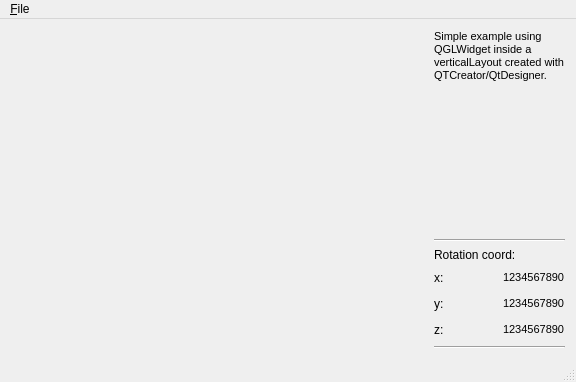
<?xml version="1.0" encoding="UTF-8"?>
<ui version="4.0">
 <class>MainWindowClass</class>
 <widget class="QMainWindow" name="MainWindowClass">
  <property name="geometry">
   <rect>
    <x>0</x>
    <y>0</y>
    <width>576</width>
    <height>382</height>
   </rect>
  </property>
  <property name="windowTitle">
   <string>MainWindow</string>
  </property>
  <property name="dockOptions">
   <set>QMainWindow::AllowTabbedDocks|QMainWindow::AnimatedDocks</set>
  </property>
  <widget class="QWidget" name="centralWidget">
   <layout class="QHBoxLayout" name="horizontalLayout_6">
    <item>
     <layout class="QVBoxLayout" name="verticalLayout_2">
      <property name="spacing">
       <number>0</number>
      </property>
      <property name="sizeConstraint">
       <enum>QLayout::SetNoConstraint</enum>
      </property>
      <item>
       <spacer name="horizontalSpacer_6">
        <property name="orientation">
         <enum>Qt::Horizontal</enum>
        </property>
        <property name="sizeHint" stdset="0">
         <size>
          <width>40</width>
          <height>20</height>
         </size>
        </property>
       </spacer>
      </item>
     </layout>
    </item>
    <item>
     <layout class="QVBoxLayout" name="verticalLayout_3">
      <item>
       <layout class="QHBoxLayout" name="horizontalLayout_2">
        <item>
         <spacer name="horizontalSpacer_4">
          <property name="orientation">
           <enum>Qt::Horizontal</enum>
          </property>
          <property name="sizeType">
           <enum>QSizePolicy::Fixed</enum>
          </property>
          <property name="sizeHint" stdset="0">
           <size>
            <width>10</width>
            <height>20</height>
           </size>
          </property>
         </spacer>
        </item>
        <item>
         <widget class="QLabel" name="label">
          <property name="layoutDirection">
           <enum>Qt::LeftToRight</enum>
          </property>
          <property name="text">
           <string>&lt;!DOCTYPE HTML PUBLIC &quot;-//W3C//DTD HTML 4.0//EN&quot; &quot;http://www.w3.org/TR/REC-html40/strict.dtd&quot;&gt;
&lt;html&gt;&lt;head&gt;&lt;meta name=&quot;qrichtext&quot; content=&quot;1&quot; /&gt;&lt;style type=&quot;text/css&quot;&gt;
p, li { white-space: pre-wrap; }
&lt;/style&gt;&lt;/head&gt;&lt;body style=&quot; font-family:'Sans'; font-size:10pt; font-weight:400; font-style:normal;&quot;&gt;
&lt;p style=&quot; margin-top:0px; margin-bottom:0px; margin-left:0px; margin-right:0px; -qt-block-indent:0; text-indent:0px;&quot;&gt;&lt;span style=&quot; font-size:8pt;&quot;&gt;Simple example using QGLWidget inside a verticalLayout created with QTCreator/QtDesigner.&lt;/span&gt;&lt;/p&gt;&lt;/body&gt;&lt;/html&gt;</string>
          </property>
          <property name="alignment">
           <set>Qt::AlignLeading|Qt::AlignLeft|Qt::AlignTop</set>
          </property>
          <property name="wordWrap">
           <bool>true</bool>
          </property>
         </widget>
        </item>
       </layout>
      </item>
      <item>
       <spacer name="verticalSpacer">
        <property name="orientation">
         <enum>Qt::Vertical</enum>
        </property>
        <property name="sizeType">
         <enum>QSizePolicy::Expanding</enum>
        </property>
        <property name="sizeHint" stdset="0">
         <size>
          <width>20</width>
          <height>88</height>
         </size>
        </property>
       </spacer>
      </item>
      <item>
       <layout class="QHBoxLayout" name="horizontalLayout_5">
        <item>
         <spacer name="horizontalSpacer_5">
          <property name="orientation">
           <enum>Qt::Horizontal</enum>
          </property>
          <property name="sizeType">
           <enum>QSizePolicy::Fixed</enum>
          </property>
          <property name="sizeHint" stdset="0">
           <size>
            <width>10</width>
            <height>20</height>
           </size>
          </property>
         </spacer>
        </item>
        <item>
         <layout class="QVBoxLayout" name="verticalLayout">
          <item>
           <widget class="Line" name="line">
            <property name="orientation">
             <enum>Qt::Horizontal</enum>
            </property>
           </widget>
          </item>
          <item>
           <widget class="QLabel" name="label_2">
            <property name="text">
             <string>Rotation coord:</string>
            </property>
           </widget>
          </item>
          <item>
           <layout class="QHBoxLayout" name="horizontalLayout">
            <item>
             <widget class="QLabel" name="label_3">
              <property name="text">
               <string>x:</string>
              </property>
             </widget>
            </item>
            <item>
             <spacer name="horizontalSpacer">
              <property name="orientation">
               <enum>Qt::Horizontal</enum>
              </property>
              <property name="sizeType">
               <enum>QSizePolicy::Fixed</enum>
              </property>
              <property name="sizeHint" stdset="0">
               <size>
                <width>13</width>
                <height>20</height>
               </size>
              </property>
             </spacer>
            </item>
            <item>
             <widget class="QLabel" name="label_X">
              <property name="text">
               <string>&lt;!DOCTYPE HTML PUBLIC &quot;-//W3C//DTD HTML 4.0//EN&quot; &quot;http://www.w3.org/TR/REC-html40/strict.dtd&quot;&gt;
&lt;html&gt;&lt;head&gt;&lt;meta name=&quot;qrichtext&quot; content=&quot;1&quot; /&gt;&lt;style type=&quot;text/css&quot;&gt;
p, li { white-space: pre-wrap; }
&lt;/style&gt;&lt;/head&gt;&lt;body style=&quot; font-family:'Sans'; font-size:10pt; font-weight:400; font-style:normal;&quot;&gt;
&lt;p style=&quot; margin-top:0px; margin-bottom:0px; margin-left:0px; margin-right:0px; -qt-block-indent:0; text-indent:0px;&quot;&gt;&lt;span style=&quot; font-size:8pt;&quot;&gt;1234567890&lt;/span&gt;&lt;/p&gt;&lt;/body&gt;&lt;/html&gt;</string>
              </property>
             </widget>
            </item>
           </layout>
          </item>
          <item>
           <layout class="QHBoxLayout" name="horizontalLayout_3">
            <item>
             <widget class="QLabel" name="label_4">
              <property name="text">
               <string>y:</string>
              </property>
             </widget>
            </item>
            <item>
             <spacer name="horizontalSpacer_2">
              <property name="orientation">
               <enum>Qt::Horizontal</enum>
              </property>
              <property name="sizeType">
               <enum>QSizePolicy::Fixed</enum>
              </property>
              <property name="sizeHint" stdset="0">
               <size>
                <width>13</width>
                <height>20</height>
               </size>
              </property>
             </spacer>
            </item>
            <item>
             <widget class="QLabel" name="label_Y">
              <property name="text">
               <string>&lt;!DOCTYPE HTML PUBLIC &quot;-//W3C//DTD HTML 4.0//EN&quot; &quot;http://www.w3.org/TR/REC-html40/strict.dtd&quot;&gt;
&lt;html&gt;&lt;head&gt;&lt;meta name=&quot;qrichtext&quot; content=&quot;1&quot; /&gt;&lt;style type=&quot;text/css&quot;&gt;
p, li { white-space: pre-wrap; }
&lt;/style&gt;&lt;/head&gt;&lt;body style=&quot; font-family:'Sans'; font-size:10pt; font-weight:400; font-style:normal;&quot;&gt;
&lt;p style=&quot; margin-top:0px; margin-bottom:0px; margin-left:0px; margin-right:0px; -qt-block-indent:0; text-indent:0px;&quot;&gt;&lt;span style=&quot; font-size:8pt;&quot;&gt;1234567890&lt;/span&gt;&lt;/p&gt;&lt;/body&gt;&lt;/html&gt;</string>
              </property>
             </widget>
            </item>
           </layout>
          </item>
          <item>
           <layout class="QHBoxLayout" name="horizontalLayout_4">
            <item>
             <widget class="QLabel" name="label_5">
              <property name="text">
               <string>z:</string>
              </property>
             </widget>
            </item>
            <item>
             <spacer name="horizontalSpacer_3">
              <property name="orientation">
               <enum>Qt::Horizontal</enum>
              </property>
              <property name="sizeType">
               <enum>QSizePolicy::Fixed</enum>
              </property>
              <property name="sizeHint" stdset="0">
               <size>
                <width>13</width>
                <height>20</height>
               </size>
              </property>
             </spacer>
            </item>
            <item>
             <widget class="QLabel" name="label_Z">
              <property name="text">
               <string>&lt;!DOCTYPE HTML PUBLIC &quot;-//W3C//DTD HTML 4.0//EN&quot; &quot;http://www.w3.org/TR/REC-html40/strict.dtd&quot;&gt;
&lt;html&gt;&lt;head&gt;&lt;meta name=&quot;qrichtext&quot; content=&quot;1&quot; /&gt;&lt;style type=&quot;text/css&quot;&gt;
p, li { white-space: pre-wrap; }
&lt;/style&gt;&lt;/head&gt;&lt;body style=&quot; font-family:'Sans'; font-size:10pt; font-weight:400; font-style:normal;&quot;&gt;
&lt;p style=&quot; margin-top:0px; margin-bottom:0px; margin-left:0px; margin-right:0px; -qt-block-indent:0; text-indent:0px;&quot;&gt;&lt;span style=&quot; font-size:8pt;&quot;&gt;1234567890&lt;/span&gt;&lt;/p&gt;&lt;/body&gt;&lt;/html&gt;</string>
              </property>
             </widget>
            </item>
           </layout>
          </item>
          <item>
           <widget class="Line" name="line_2">
            <property name="orientation">
             <enum>Qt::Horizontal</enum>
            </property>
           </widget>
          </item>
         </layout>
        </item>
       </layout>
      </item>
     </layout>
    </item>
   </layout>
  </widget>
  <widget class="QMenuBar" name="menuBar">
   <property name="geometry">
    <rect>
     <x>0</x>
     <y>0</y>
     <width>576</width>
     <height>25</height>
    </rect>
   </property>
   <widget class="QMenu" name="menu_File">
    <property name="title">
     <string>&amp;File</string>
    </property>
    <addaction name="actionE_xit"/>
   </widget>
   <addaction name="menu_File"/>
  </widget>
  <widget class="QStatusBar" name="statusBar"/>
  <action name="actionE_xit">
   <property name="enabled">
    <bool>true</bool>
   </property>
   <property name="icon">
    <iconset>
     <normalon>:/icon/icon</normalon>
    </iconset>
   </property>
   <property name="text">
    <string>E&amp;xit</string>
   </property>
   <property name="iconText">
    <string>Exit</string>
   </property>
   <property name="toolTip">
    <string>Exit</string>
   </property>
   <property name="statusTip">
    <string>Quit this example application</string>
   </property>
   <property name="shortcut">
    <string>Ctrl+Q</string>
   </property>
   <property name="iconVisibleInMenu">
    <bool>true</bool>
   </property>
  </action>
 </widget>
 <layoutdefault spacing="6" margin="11"/>
 <resources/>
 <connections/>
</ui>
